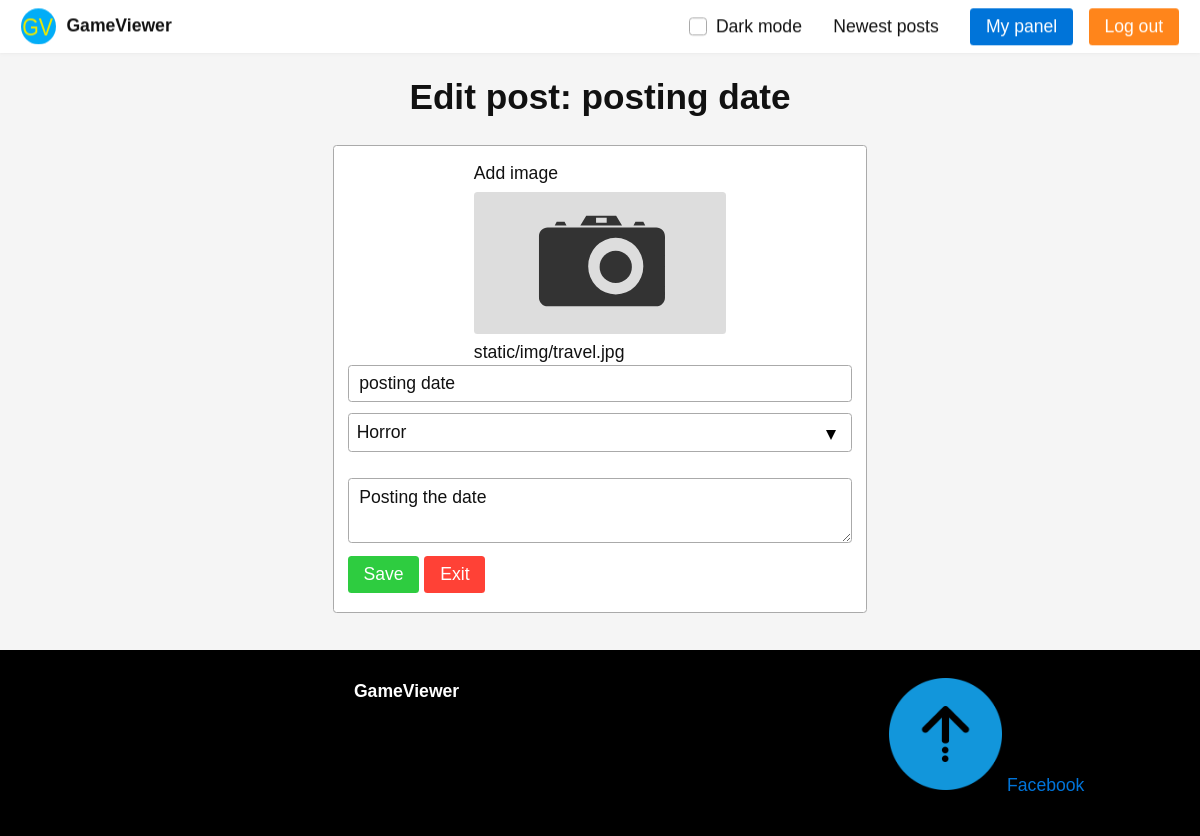
Before: /edit-review/5 (signed in) with the older database file.
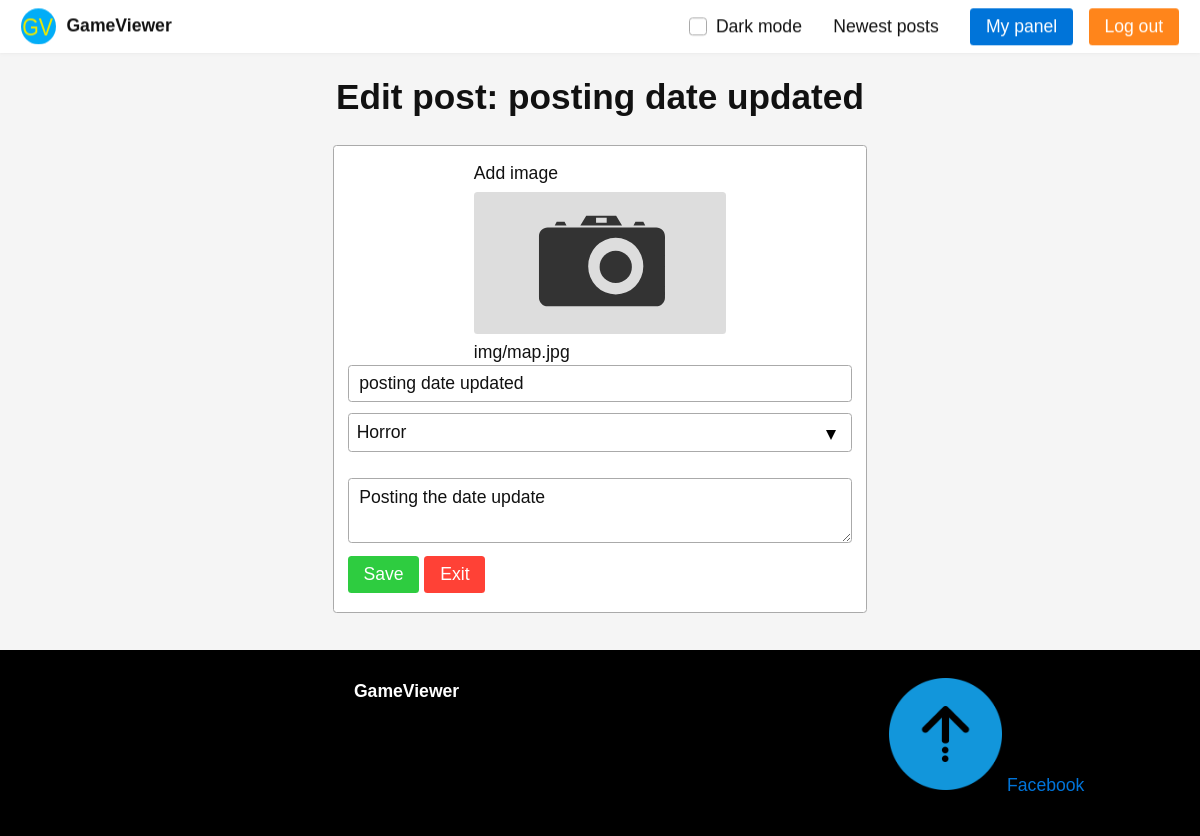
After: the same page with the newer database file.
### models.py (models this page shows, shortened)
class Reviews(db.Model):
    id = db.Column(db.Integer, primary_key = True)
    id_user = db.Column(db.Integer, db.ForeignKey('users.id'), nullable=False)
    id_cat = db.Column(db.Integer, db.ForeignKey('categories.id'), nullable=False)
    title = db.Column(db.Text(50))
    img = db.Column(db.Text(50))
    content = db.Column(db.Text(50))
    created_at = db.Column(db.Text(50))

### controller.py (the view)
@app.route("/edit-review/<id>")
@isAuth
def editReview(id):
    user = Users.query.filter_by(id = session['user']).first()
    review = Reviews.query.filter_by(id = id).first()
    cats = Categories.query.all()
    return render_template("admin/edit-review.html", review = review, user = user, cats = cats)

### controller.py (called while the page is built)
def isAuth(f):
    @wraps(f)
    def wrap(*args, **kwargs):        # if user is not logged in, redirect to login page
        if session.get('user') != None:
            pass
        else:
            return redirect(url_for('index'))     # finally call f. f() now haves access to g.user
        return f(*args, **kwargs)
    return wrap

### templates/admin/edit-review.html (shortened to what this page needs)
{% extends "layout/base.html" %}
{% block title %} Edit post: {{ review.title }} {% endblock %}
{% block content %}
<div class="half-600">
    <article class="card">
        <footer>
            <form action="/update-review" method="POST" enctype="multipart/form-data">
                <div class="half" style="margin: 0 auto;">
                    Add image
                    <label class="dropimage ">
                    </label>
                    {{ review.img }}
                </div>
                <fieldset class="flex one">
                    <label><input type="text" placeholder="Title" name="title"  value="{{ review.title }}"></label>
                </fieldset>
                <div>
                    <select name="category">
                        {% for cat in cats %}
                            {% if cat.id == review.id %}
                            <option value="{{ cat.id }}" selected>{{ cat.name }}</option>
                            {% else %}
                            <option value="{{ cat.id }}" >{{ cat.name }}</option>
                            {% endif %}
                        {% endfor %}
                    </select>
                </div>
                <br>
                <textarea style="max-width: 100%;" name="content" placeholder="Textarea">{{review.content}}</textarea>
                <input type="submit" class="success" value="Save">
                <a href="{{ url_for('myPosts', id = user.id) }}" class="button error">Exit</a>
            </form>
        </footer>
    </article>
</div>
{% endblock %}

Changed rows visible on the page:
changed Reviews: title "posting date" → "posting date updated"; img "static/img/travel.jpg" → "img/map.jpg"; content "Posting the date" → "Posting the date update"
